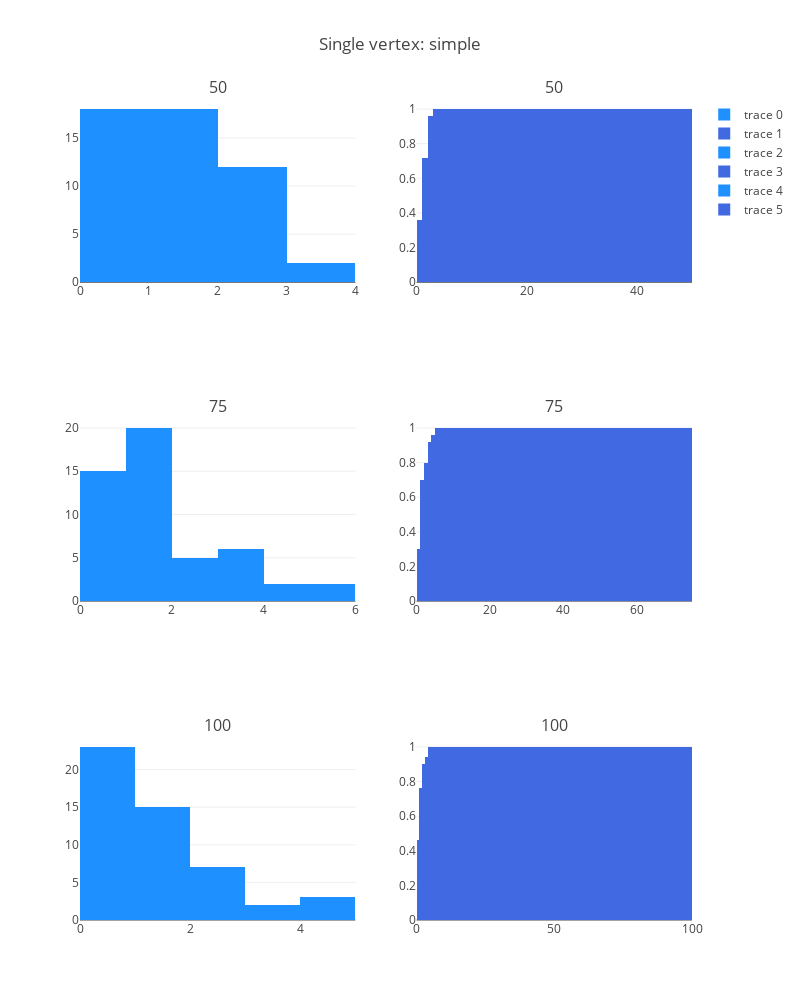

The notebook cell saved with this chart:
### Code cell
fig['layout'].update(height=1000, width=800, title='Single vertex: simple')
iplot(fig, filename='simple-subplot')

### Figure 1 — Plotly figure (JSON) as saved in the notebook; plotly's stock layout.template omitted (floating-point values rounded to 4 significant figures)
{"data": [{"marker": {"color": "dodgerblue"}, "type": "histogram", "x": [2, 0, 2, 2, 1, 1, 0, 2, 0, 1, 2, 1, 1, 2, 1, 0, 1, 0, 2, 0, 0, 1, 2, 0, 3, 2, 1, 0, 0, 0, 1, 1, 1, 0, 3, 2, 1, 1, 1, 2, 0, 0, 1, 1, 0, 0, 2, 0, 0, 1], "xaxis": "x1", "xbins": {"end": 50, "size": 1, "start": 0}, "yaxis": "y1"}, {"cumulative": {"enabled": true}, "histnorm": "probability", "marker": {"color": "royalblue"}, "type": "histogram", "x": [2, 0, 2, 2, 1, 1, 0, 2, 0, 1, 2, 1, 1, 2, 1, 0, 1, 0, 2, 0, 0, 1, 2, 0, 3, 2, 1, 0, 0, 0, 1, 1, 1, 0, 3, 2, 1, 1, 1, 2, 0, 0, 1, 1, 0, 0, 2, 0, 0, 1], "xaxis": "x2", "xbins": {"end": 50, "size": 1, "start": 0}, "yaxis": "y2"}, {"marker": {"color": "dodgerblue"}, "type": "histogram", "x": [1, 3, 3, 0, 1, 3, 0, 0, 3, 5, 2, 0, 1, 0, 1, 1, 0, 1, 0, 2, 5, 0, 3, 1, 1, 1, 1, 1, 4, 0, 1, 1, 2, 0, 2, 4, 0, 0, 1, 3, 0, 1, 0, 1, 1, 1, 2, 1, 1, 0], "xaxis": "x3", "xbins": {"end": 75, "size": 1, "start": 0}, "yaxis": "y3"}, {"cumulative": {"enabled": true}, "histnorm": "probability", "marker": {"color": "royalblue"}, "type": "histogram", "x": [1, 3, 3, 0, 1, 3, 0, 0, 3, 5, 2, 0, 1, 0, 1, 1, 0, 1, 0, 2, 5, 0, 3, 1, 1, 1, 1, 1, 4, 0, 1, 1, 2, 0, 2, 4, 0, 0, 1, 3, 0, 1, 0, 1, 1, 1, 2, 1, 1, 0], "xaxis": "x4", "xbins": {"end": 75, "size": 1, "start": 0}, "yaxis": "y4"}, {"marker": {"color": "dodgerblue"}, "type": "histogram", "x": [0, 0, 1, 4, 1, 0, 0, 2, 0, 1, 0, 4, 1, 2, 0, 3, 2, 0, 4, 0, 0, 1, 0, 0, 1, 1, 1, 0, 0, 0, 0, 1, 3, 1, 0, 0, 1, 2, 1, 2, 1, 0, 2, 0, 1, 0, 0, 2, 1, 0], "xaxis": "x5", "xbins": {"end": 100, "size": 1, "start": 0}, "yaxis": "y5"}, {"cumulative": {"enabled": true}, "histnorm": "probability", "marker": {"color": "royalblue"}, "type": "histogram", "x": [0, 0, 1, 4, 1, 0, 0, 2, 0, 1, 0, 4, 1, 2, 0, 3, 2, 0, 4, 0, 0, 1, 0, 0, 1, 1, 1, 0, 0, 0, 0, 1, 3, 1, 0, 0, 1, 2, 1, 2, 1, 0, 2, 0, 1, 0, 0, 2, 1, 0], "xaxis": "x6", "xbins": {"end": 100, "size": 1, "start": 0}, "yaxis": "y6"}], "layout": {"annotations": [{"font": {"size": 16}, "showarrow": false, "text": "50", "x": 0.225, "xanchor": "center", "xref": "paper", "y": 1, "yanchor": "bottom", "yref": "paper"}, {"font": {"size": 16}, "showarrow": false, "text": "50", "x": 0.775, "xanchor": "center", "xref": "paper", "y": 1, "yanchor": "bottom", "yref": "paper"}, {"font": {"size": 16}, "showarrow": false, "text": "75", "x": 0.225, "xanchor": "center", "xref": "paper", "y": 0.6111, "yanchor": "bottom", "yref": "paper"}, {"font": {"size": 16}, "showarrow": false, "text": "75", "x": 0.775, "xanchor": "center", "xref": "paper", "y": 0.6111, "yanchor": "bottom", "yref": "paper"}, {"font": {"size": 16}, "showarrow": false, "text": "100", "x": 0.225, "xanchor": "center", "xref": "paper", "y": 0.2222, "yanchor": "bottom", "yref": "paper"}, {"font": {"size": 16}, "showarrow": false, "text": "100", "x": 0.775, "xanchor": "center", "xref": "paper", "y": 0.2222, "yanchor": "bottom", "yref": "paper"}], "height": 1000, "title": "Single vertex: simple", "width": 800, "xaxis1": {"anchor": "y1", "domain": [0, 0.45]}, "xaxis2": {"anchor": "y2", "domain": [0.55, 1]}, "xaxis3": {"anchor": "y3", "domain": [0, 0.45]}, "xaxis4": {"anchor": "y4", "domain": [0.55, 1]}, "xaxis5": {"anchor": "y5", "domain": [0, 0.45]}, "xaxis6": {"anchor": "y6", "domain": [0.55, 1]}, "yaxis1": {"anchor": "x1", "domain": [0.7778, 1]}, "yaxis2": {"anchor": "x2", "domain": [0.7778, 1]}, "yaxis3": {"anchor": "x3", "domain": [0.3889, 0.6111]}, "yaxis4": {"anchor": "x4", "domain": [0.3889, 0.6111]}, "yaxis5": {"anchor": "x5", "domain": [0, 0.2222]}, "yaxis6": {"anchor": "x6", "domain": [0, 0.2222]}}}
